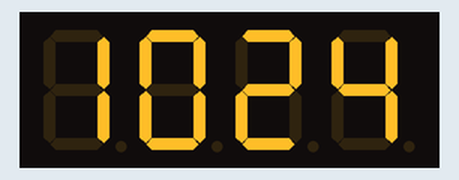
The sketch below on a simulated ESP8266 (NodeMCU). Parts: 4-digit seven-segment display. WiFi joins after 1.5 s; servers stay silent unless stated; network time is answered at once with the bench clock; the local clock reads 2024-03-15 10:24:30 at power-on unless the sketch sets it; what the sketch prints to the serial monitor is not drawn.

Above: at 1.6 s.
At 63.9 s:
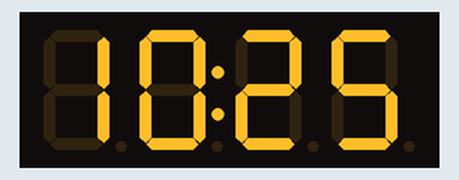
At 128.2 s:
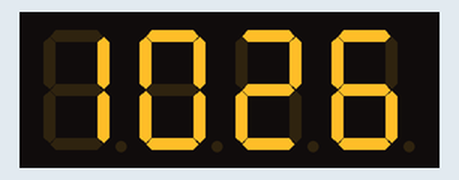

The sketch:

7segment_ntp.ino
```cpp
#include <ESP8266WiFi.h>
#include <NTPClient.h>
#include <TM1637Display.h>
#include <WiFiUdp.h>

static const char *ssid = "WIFI_SSID";
static const char *pswd = "WIFI_PW";
static const long offset = 3600;
bool dot = true;

TM1637Display display(4 /* CLK */, 5 /* DIO */);
WiFiUDP ntpUDP;
NTPClient timeClient(ntpUDP, "pool.ntp.org", offset);

void setup()
{
  Serial.begin(115200);
  WiFi.begin(ssid, pswd);
  while (WiFi.status() != WL_CONNECTED)
  {
    delay(500);
    Serial.print(".");
  }
  timeClient.begin();
  display.setBrightness(0x00);
}

void loop()
{
  timeClient.update();
  if (dot)
  {
    display.showNumberDec(timeClient.getHours() * 100 + timeClient.getMinutes());
  }
  else
  {
    display.showNumberDecEx(timeClient.getHours() * 100 + timeClient.getMinutes(), 0x40);
  }
  dot = !dot;
  Serial.println(timeClient.getHours() * 100 + timeClient.getMinutes());
  delay(1000);
}
```
